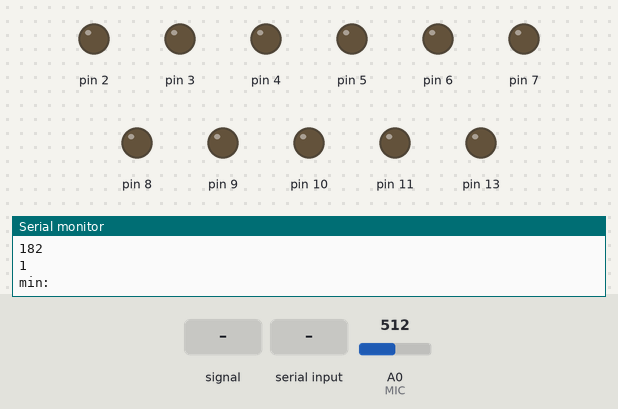
A sketch run on a simulated Arduino Uno, built with avr-gcc and run on an emulated ATmega328P. Parts: output pins drawn as LEDs (lit = HIGH), the last lines printed to the serial monitor. The test bench sets the inputs (shaded band); at power-on: A0 (MIC) = 512. Random numbers use the default seed unless the sketch sets one.

Above: at 1.2 s.
1.3 s: A0 (MIC) fed a 200 Hz sine of ±81 counts around its level
At 1.75 s:
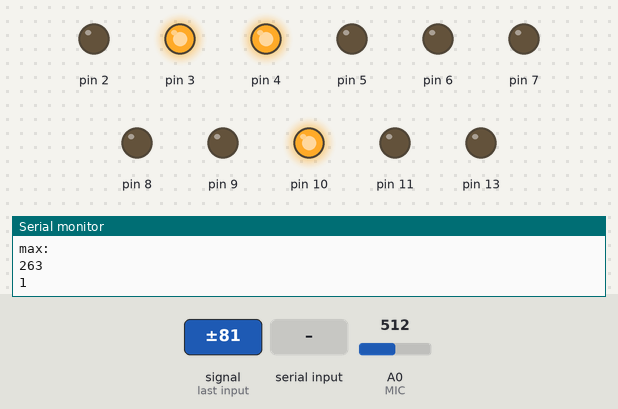
At 3.3 s:
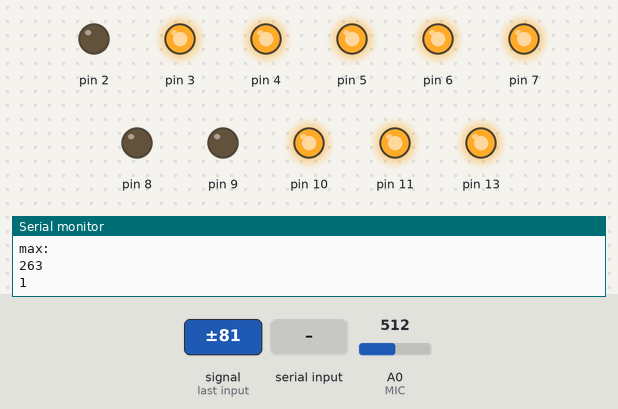
4.3 s: "1\n" received over Serial
At 9.2 s:
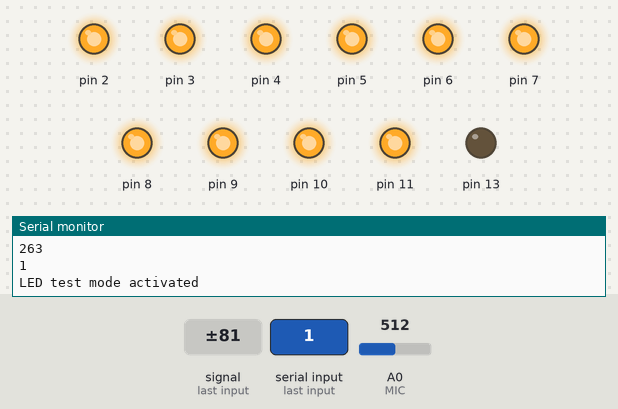
10.3 s: "2\n" received over Serial
13.3 s: A0 (MIC) fed a 1000 Hz sine of ±255 counts around its level
16.3 s: A0 (MIC) fed a 2 Hz sine of ±306 counts around its level
19.3 s: "200\n" received over Serial
At 22.1 s:
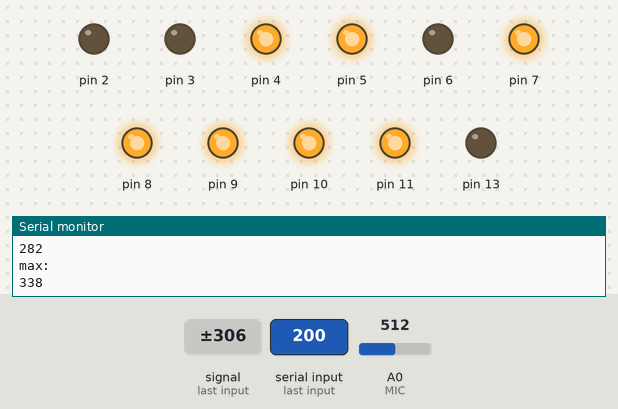
Timing chart, 0 to 25.9 s (numbered marks = the images above; inputs shaded):
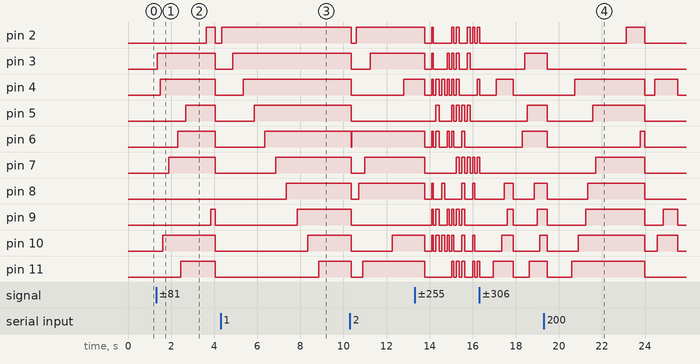

Measured:
- after the input at 1.3 s, pin 2: LOW → HIGH after 2.3 s, → LOW 0.43 s later; pin 3: LOW → HIGH after 0.05 s, → LOW 2.7 s later; pin 4: LOW → HIGH after 0.20 s, → LOW 2.6 s later; pin 5: LOW → HIGH after 1.4 s, → LOW 1.4 s later; pin 6: LOW → HIGH after 1.0 s, → LOW 1.7 s later
- after the input at 19.3 s, pin 7: LOW → HIGH after 2.4 s, → LOW 2.3 s later

The sketch:

Arduino.ino
```cpp
// (licence header left out)
int command = 3; //default wert
boolean LedOn[12];
int vol[3]; //für die Lautstärke
int aveMin;
int aveMax;
int bassV;
int bright[6];


#define MIC A0

void setup(){

  bright[0] = 3;
  bright[1] = 5;
  bright[2] = 6;
  bright[3] = 9;
  bright[4] = 10;
  bright[5] = 11;

  pinMode(2, OUTPUT);
  pinMode(3, OUTPUT);
  pinMode(4, OUTPUT);
  pinMode(5, OUTPUT);
  pinMode(6, OUTPUT);
  pinMode(7, OUTPUT);
  pinMode(8, OUTPUT);
  pinMode(9, OUTPUT);
  pinMode(10, OUTPUT);
  pinMode(11, OUTPUT);
  pinMode(13, OUTPUT);

  //set all off = 0
  for(int i=0;i<12;i++) {
    LedOn[i] = false;
  }

Serial.begin(9600);
}

void loop(){

if (Serial.available()) {
    command = (Serial.read()-'0');
  }

switch(command) {
  case 1: ledTest();      command = 3;   break;
  case 2: thunder();      command = 3;   break;
  case 3: music();                       break;
  case 4: pulsatingLight();              break;
  case 5: thunderstorm(); command = 3;   break;
  default: command = 3;                  break;
}

}

void turnOff(int led, int time = 0){
   digitalWrite(led, LOW);
   LedOn[led-2] = false;
   delay(time);
}

void activate(int led, int time = 500, boolean turnOf = false) {

  digitalWrite(led, HIGH);
  LedOn[led-2] = true;
  delay(time);

    if(turnOf) {
      turnOff(led,0);
    }
}

void activateAll(int dell = 0){
  for(int i=2; i<13; i++) {
    activate(i,dell);
  }
}

void activateRandom(boolean noDelay = false, boolean turnOf = false){
    int randLED = random(0,12);
    int randTIME = random(70,150);

    if(noDelay) {
      randTIME = 0;
    }

    activate((randLED+2),randTIME, turnOf);
    LedOn[randLED] = true; //LED ON
}

void turnRestOff(int time = 0){
  for(int i =0; i<12;i++) {
    if(LedOn[i]){
      turnOff((i+2),time);
    }
  }
}

//////////////////////////////////////////////////////////////////
void brightLED(int LED, int speedUP=50, int speedDOWN = 50) {

  int brightness = 0;

  while(brightness <= 250){
    brightness += 5;
        analogWrite(LED, brightness);
        delay(speedUP);
   }
   //activate(LED);
   while(brightness >= 5){
    brightness -= 5;
        analogWrite(LED, brightness);
        delay(speedDOWN);
   }
   //turnOff(LED);
}

int readMIC() {
  int volume = abs(analogRead(MIC)-330);

  return volume;
}

void calculateVolume(){

  int sv; //sensor value
  int minV = 1000;
  int maxV = 0;
  int modus;
  int modusHelper=0;

  for(int i=0; i< 150; i++) {

    sv = readMIC();


    if(sv > maxV) {
      maxV = sv;
    }
    if(sv < minV) {
      minV = sv;
    }

  }

  Serial.println("min: ");
  Serial.println(minV);
  Serial.println("max: ");
  Serial.println(maxV);

  vol[0] = minV;
  vol[1] = minV + (maxV-minV)/2;
  vol[2] = maxV;

}

//'2' default
void thunder(){
    Serial.println("Thunder mode activated");

  //play thunder.mp3
  music();
}

void blitz(int start, int endd, int times=1, int time=20) {
  while(times > 0) {

    for(int i=start; i<=endd; i++) {
      activate(i, 0);
    }
    delay(time);
    turnRestOff(20);
    times --;
  }
}

void blitzTop(int times=1, int time = 20 ) {

  blitz(9,13,times,time);
}

void blitzBot(int times=1, int time = 20) {

   blitz(2,8,times,time);
}

void blitzBotLeft(int times=1, int time=20) {

  blitz(2,4,times,time);
}

void blitzBotRight(int times=1, int time=20) {

  blitz(5,8, times, time);
}

void blitzAll(int times=1, int time=20) {

  blitz(2,13,times,time);
}

//////////////////////////////////////////////////// <-------------------------------
//'5'
void thunderstorm(){
    turnRestOff();

    delay(459);
    blitzAll(1,20);

    delay(500);
    blitzTop();
    delay(200);
    blitzBotLeft();

    delay(2500);
    blitzBot(2);

    delay(2000);

    blitzTop();

    delay(200);

    delay(500);
    blitz(2,3,3,10);

    delay(3800);
    blitzAll(1,300);
    delay(3990);

    blitzBotRight(1);
    delay(1111);
    blitz(8,9);
    delay(4444);

    blitzBot(1);
    delay(500);
    blitz(10,13,3);


    delay(3800);
    blitz(5,10,4);
    delay(5000);
    blitzTop(1);


    delay(500);
    blitzAll(1,20);

    delay(2300);
    blitzTop();
    delay(200);
    blitzBotLeft();

    delay(3000);
  }


//'4'
void pulsatingLight(){

  brightLED(bright[random(0,6)]);
  activateRandom();

  turnOff(random(2,13),1000);
}

int getLevel(){
  int schleife = 15;
  int lvl = 0;
  for(int i=0; i< schleife; i++){
    lvl += readMIC();
  }

  return lvl/schleife;

}
//'3'
void music(){
  //Serial.println("Music mode activated");

  //turnRestOff();

  calculateVolume();
  int minV = vol[0];
  int maxV = vol[2];
  int aveV = vol[1];

  if( (maxV-minV) >= 300) {
    bassV = 3;
  }
  else if( (maxV-minV) >= 200 && (maxV-minV) < 300) {
    bassV = 2;
  }
  else {
    bassV = 1;
  }

  Serial.println(bassV);

  aveMin = minV + (aveV - minV)/2;
  aveMax = aveV + ((maxV - aveV)/5)*bassV;

  int sv = getLevel();
  //Serial.println("READ in music: ");
  //Serial.println(sv);

  if(sv > 15) {

    if(bassV == 3 && sv >= aveMax){
      level_one();
    }
    if(sv > aveMin && sv < aveMax){
      level_two();
    }
    if (sv < aveMin && sv > minV) {
      level_three();
    }
    //activateRandom();

    //activate(12);

  }
}

void level_one() {
  turnOff(8);
  turnOff(3);
  turnOff(6);
  turnOff(5);
  turnOff(9);
  turnOff(2);
  activate(8,0);
  activate(3,0);
  activate(6,0);
  activate(5,0);
  activate(9,0);
  activate(2,0);

  while(readMIC() >= aveMax){
    delay(11);
  }

  delay(200);
  turnRestOff();
  delay(50);
}
void level_two() {
  int rand = random(5,11);
  boolean noDelay = true;
  if(bassV == 1) {
    noDelay = false;
  }
  for(int i =0; i < rand; i++) {

    activateRandom(noDelay);
  }
  activateRandom(false);


  while(readMIC() >= aveMin && readMIC() <= aveMax){
    delay(50);
  }


    turnRestOff();
    delay(300/bassV);


}
void level_three() {
   int rand = random(0,9/bassV);

  boolean noDelay = true;
  if(bassV == 1) {
    noDelay = false;
  }
  for(int i =0; i < rand+5; i++) {

    activateRandom(noDelay);
  }
  activateRandom(false);

  if(rand == 0) {

    turnRestOff();
    delay(300/bassV);

  }

}

//'1'
void ledTest() {
    Serial.println("LED test mode activated");

  for(int i=2;i<14;i++) {
    activate((i),500);
  }

  turnRestOff();
}
```
